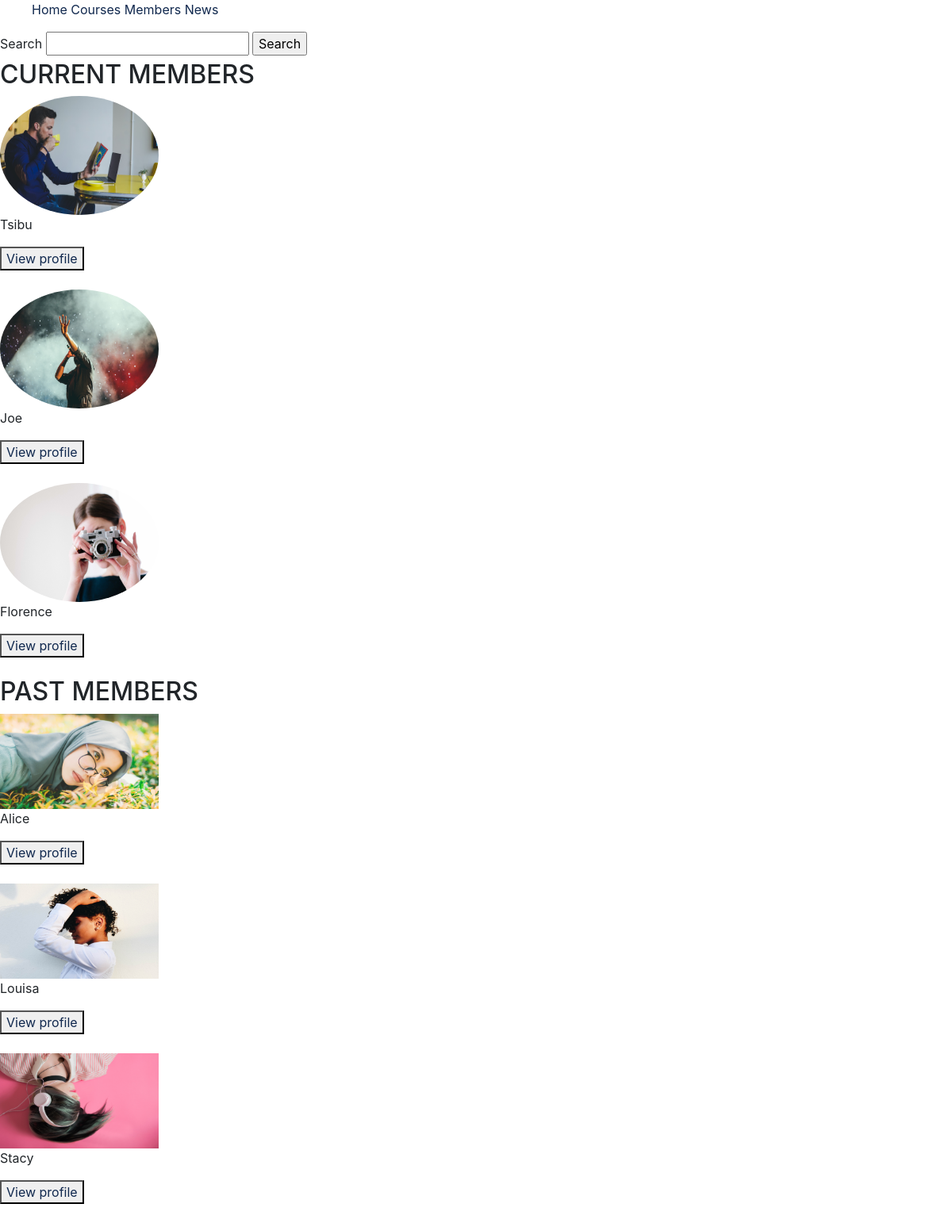
The app's page /members/all_members with its own data.
### members/models.py (models this page shows, shortened)
class Member(models.Model):
    name= models.CharField(max_length=200)
    photo= models.ImageField(upload_to='photos/%Y/%m/%d/', blank=True)
    description = models.CharField(blank=True, max_length=200)
    email= models.EmailField(blank=True)
    phone= models.CharField(max_length=20, blank=True)
    is_current=models.BooleanField(default=False)

### members/views.py (the view)
# urls.py: path('all_members', views.all_members, name='all_members'),
def all_members(request):
    current_members = Member.objects.filter(is_current=True)
    past_members = Member.objects.filter(is_current=False)
    context = {
        'current_members':current_members,
        'past_members':past_members
    }
    return render(request, 'members/all_members.html', context)

### templates/members/all_members.html
{% extends 'base.html' %}
{% load static %}
{% block content %}
<form action="{% url 'search_member' %}">
    <label for="search">Search</label>
    <input type="text" name="search" id="search">
    <input type="submit" value="Search" value="{{ values.search }}" placeholder= "{{values.search}}">
</form>
<h2> CURRENT MEMBERS </h2>
    {% if current_members %}
        {% for member in current_members %}
            {% if member.photo %}
                <a href="{% url 'member' member.id %}"><img src="{{ member.photo.url }}" alt="Member Photo" width="200" height="150" class="rounded-circle"></a>
            {% else %}
                <p>No photograph to show</p>
            {% endif %}
            <p>{{member.name}}</p>
            <button><a href="{% url 'member' member.id %}">View profile</a></button><br><br>
        {% endfor %}
    {% else %}
        <p> No current members </p>
    {% endif %}
<h2> PAST MEMBERS </h2>
    {% if past_members %}
        {% for member in past_members %}
            {% if member.photo %}
                <a href="{% url 'member' member.id %}"><img src="{{ member.photo.url }}" alt="Member Photo" width="200" height="120"></a>
            {% else %}
                <p>No photograph to show</p>
            {% endif %}
            <p>{{member.name}}</p>
            <button><a href="{% url 'member' member.id %}">View profile</a></button><br><br>
        {% endfor %}
    {% else %}
        <p> No past members </p>
    {% endif%}
{% endblock %}

### static/css/styles.css (style rules this page uses)
body { background: none; }

### records on screen
Member: photo (picture), name "Tsibu"
Member: photo (picture), name "Joe"
Member: photo (picture), name "Florence"
Member: photo (picture), name "Alice"
Member: photo (picture), name "Louisa"
Member: photo (picture), name "Stacy"
